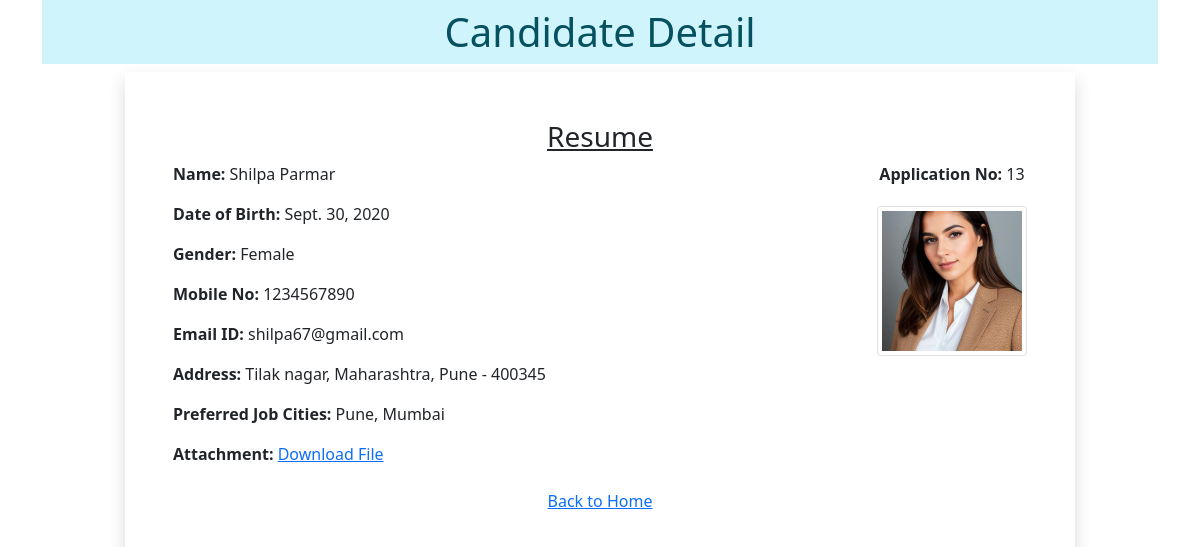
/13, run on the app's committed database.
### myapp/models.py (models this page shows)
class Resume(models.Model):
    name = models.CharField(max_length=100)
    dob = models.DateField(auto_now=False , auto_now_add=False)
    gender = models.CharField(max_length=70)
    mobile = models.PositiveIntegerField()
    email = models.EmailField()
    locality = models.CharField(max_length=100)
    state = models.CharField(choices= STATE_CHOICE, max_length=50)
    city = models.CharField(max_length=100)
    pincode = models.PositiveIntegerField()
    job_city = models.CharField(max_length=70)
    profile_image = models.ImageField(upload_to='profileimg' , blank=True)
    my_file = models.FileField(upload_to='doc', blank=True)

### myapp/views.py (the view)
# urls.py: path('<int:pk>', views.CandidateView.as_view(), name='candidate')
class CandidateView(View):
    def get(self, request , pk):
        candidate = Resume.objects.get(pk=pk)
        return render(request, 'myapp/candidate.html' , {'candidate': candidate})

### myapp/templatetags/myfilter.py (called while the page is built)
@register.filter(name='remove_special')
def remove_chars(value, arg):
    for character in arg:
        value = value.replace(character, "")
    return value

### myapp/templates/myapp/candidate.html (shortened to what this page needs)
<!DOCTYPE html>
{% load myfilter %}
<html lang="en">
<head>
    <link href="https://cdn.jsdelivr.net/npm/bootstrap@5.0.0-beta2/dist/css/bootstrap.min.css" rel="stylesheet"
>
</head>
<body>
    <div class="container">
        <h1 class="alert-info text-center p-2">Candidate Detail</h1>
        <div class="row">
            <div class="col-sm-10 shadow p-5 offset-sm-1">
                <h3 class="text-center"><u>Resume</u></h3>
                <div class="float-end">
                    <p class="text-center"><b>Application No:</b> {{candidate.id}}</p>
                    <img src="{{candidate.profile_image.url}}" alt="" class="img-fluid img-thumbnail mt-1" width="150" height="150">
                </div>
                <p><b>Name:</b> {{candidate.name}}</p>
                <p><b>Date of Birth:</b> {{candidate.dob}}</p>
                <p><b>Gender:</b> {{candidate.gender}}</p>
                <p><b>Mobile No:</b> {{candidate.mobile}}</p>
                <p><b>Email ID:</b> {{candidate.email}}</p>
                <p><b>Address:</b> {{candidate.locality}}, {{candidate.state}}, {{candidate.city}} - {{candidate.pincode}}</p>
                <p><b>Preferred Job Cities:</b> {{candidate.job_city|remove_special:"[]'"}}  </p>
                <p><b>Attachment:</b> <a href="{{candidate.my_file.url}}">Download File</a></p>
                <div class="text-center">
                    <a href="/" class="btn btn-link">Back to Home</a>
                </div>
            </div>
        </div>
    </div>
</body>
</html>

### data on the page
Resume: id "13", profile_image (picture), name "Shilpa Parmar", dob "Sept. 30, 2020", gender "Female", mobile "1234567890", email "shilpa67@gmail.com", locality "Tilak nagar", state "Maharashtra", city "Pune", pincode "400345", job_city|remove_special "Pune, Mumbai"
